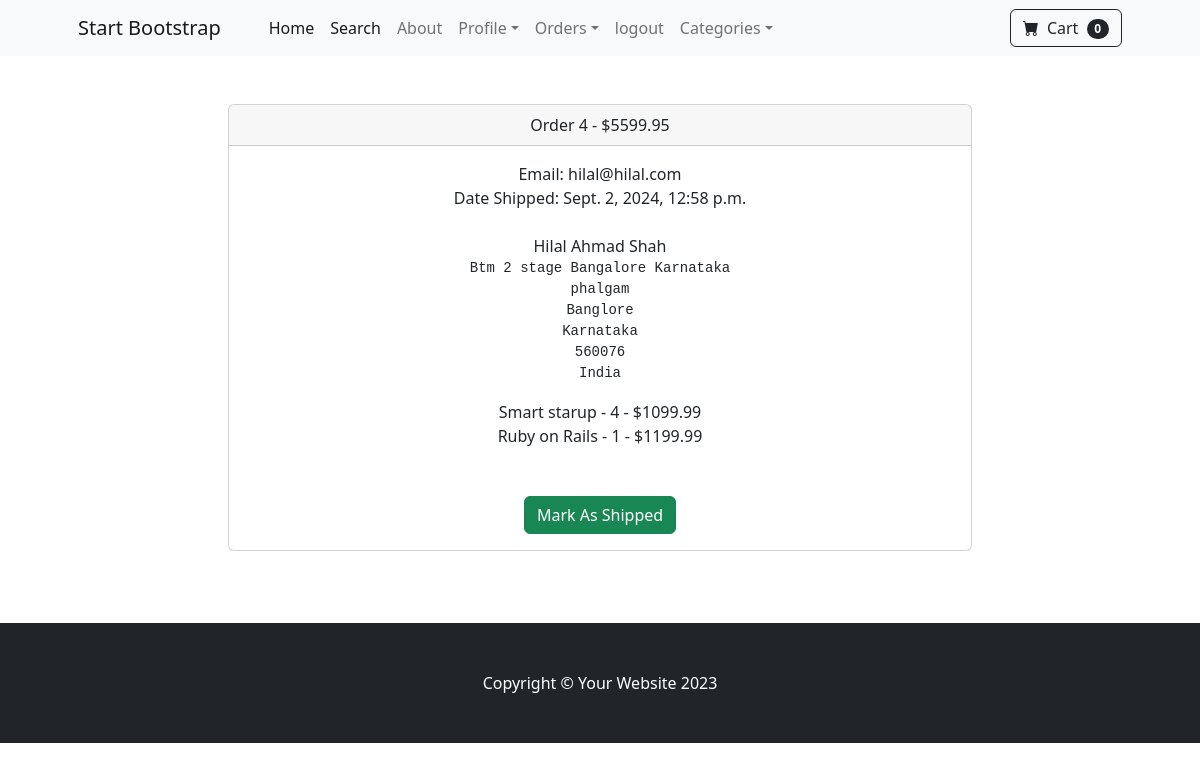
/payments/orders/4 (signed in), run on the app's committed database.
### payments/models.py (models this page shows, shortened)
class Order(models.Model):
	user = models.ForeignKey(User, on_delete=models.CASCADE, null=True, blank=True)
	full_name = models.CharField(max_length=250)
	email = models.EmailField(max_length=250)
	shipping_address = models.TextField(max_length=15000)
	amount_paid = models.DecimalField(max_digits=7, decimal_places=2)
	date_ordered = models.DateTimeField(auto_now_add=True)
	shipped = models.BooleanField(default=False)
	date_shipped = models.DateTimeField(blank=True, null=True)

class OrderItem(models.Model):
	order = models.ForeignKey(Order, on_delete=models.CASCADE, null=True)
	product = models.ForeignKey(Product, on_delete=models.CASCADE, null=True)
	user = models.ForeignKey(User, on_delete=models.CASCADE, null=True, blank=True)
	quantity = models.PositiveBigIntegerField(default=1)
	price = models.DecimalField(max_digits=7, decimal_places=2)

### website/models.py (models this page shows)
class Product(models.Model):
    name = models.CharField(max_length=50)
    price = models.DecimalField(decimal_places=2, max_digits=6, default=0)
    category = models.ForeignKey(Category, on_delete=models.CASCADE)
    description = models.CharField(max_length=250, default='', blank=True, null=True)
    image = models.ImageField(upload_to='uploads/product/')
    is_sale = models.BooleanField(default=False)
    sale_price = models.DecimalField(decimal_places=2, max_digits=6, default=0)
    def __str__(self):
        return self.name

### payments/views.py (the view, shortened to what this page needs)
# urls.py: path('orders/<int:pk>', views.orders, name='orders'),
def orders(request, pk):
	if request.user.is_authenticated and request.user.is_superuser:
		order= Order.objects.get(id=pk)
		items =OrderItem.objects.filter(order=pk)
		return render(request, 'payment/orders.html', {'order':order, 'items':items})
	else:
		messages.success(request, "Access Denied!")
		return redirect('home')

### cart/cart.py (called while the page is built)
    def __len__(self):
        return len(self.cart)

### cart/context_processors.py (called while the page is built)
def cart(request):
    return {'cart': Cart(request)}

### payments/templates/payment/orders.html (shortened to what this page needs)
{% extends 'base.html' %}
{% block content %}
  <div class="container">
    <div class="row">
      <center>
        <div class="col-8">
          <br /><br />
          <div class="card">
            <div class="card-header">Order {{ order.id }} - ${{ order.amount_paid }}</div>
            <div class="card-body">
              Email: {{ order.email }}<br />
              {% if order.date_shipped %}
                Date Shipped: {{ order.date_shipped }}
              {% else %}
                Date Ordered: {{ order.date_ordered }}
              {% endif %}
              <br /><br />
              {{ order.full_name }}<br />
              <pre>{{ order.shipping_address }}</pre>
              {% for item in items %}
                {{ item.product }} - {{ item.quantity }} - ${{ item.price }}<br />
              {% endfor %}
              <br /><br />
              {% if not order.shipped %}
                <form method="POST">
                  <button type="Submit" class="btn btn-success">Mark As Shipped</button>
                </form>
              {% else %}
                <form method="POST">
                  {% csrf_token %}
                  <input type="hidden" name="shipping_status" value="false" />
                  <button type="Submit" class="btn btn-danger">Mark As Not Shipped</button>
                </form>
              {% endif %}
            </div>
          </div>
          <br />
          <br /><br />
        </div>
      </center>
    </div>
  </div>
{% endblock %}

### data on the page
Order: id "4", amount_paid "5599.95", email "hilal@hilal.com", date_shipped "Sept. 2, 2024, 12:58 p.m.", full_name "Hilal Ahmad Shah", shipping_address "Btm 2 stage Bangalore Karnataka phalgam Banglore Karnataka 560076 India"
OrderItem: product "Smart starup", quantity "4", price "1099.99"
OrderItem: product "Ruby on Rails", quantity "1", price "1199.99"

### other printed values
{{ cart|length }} "0"
